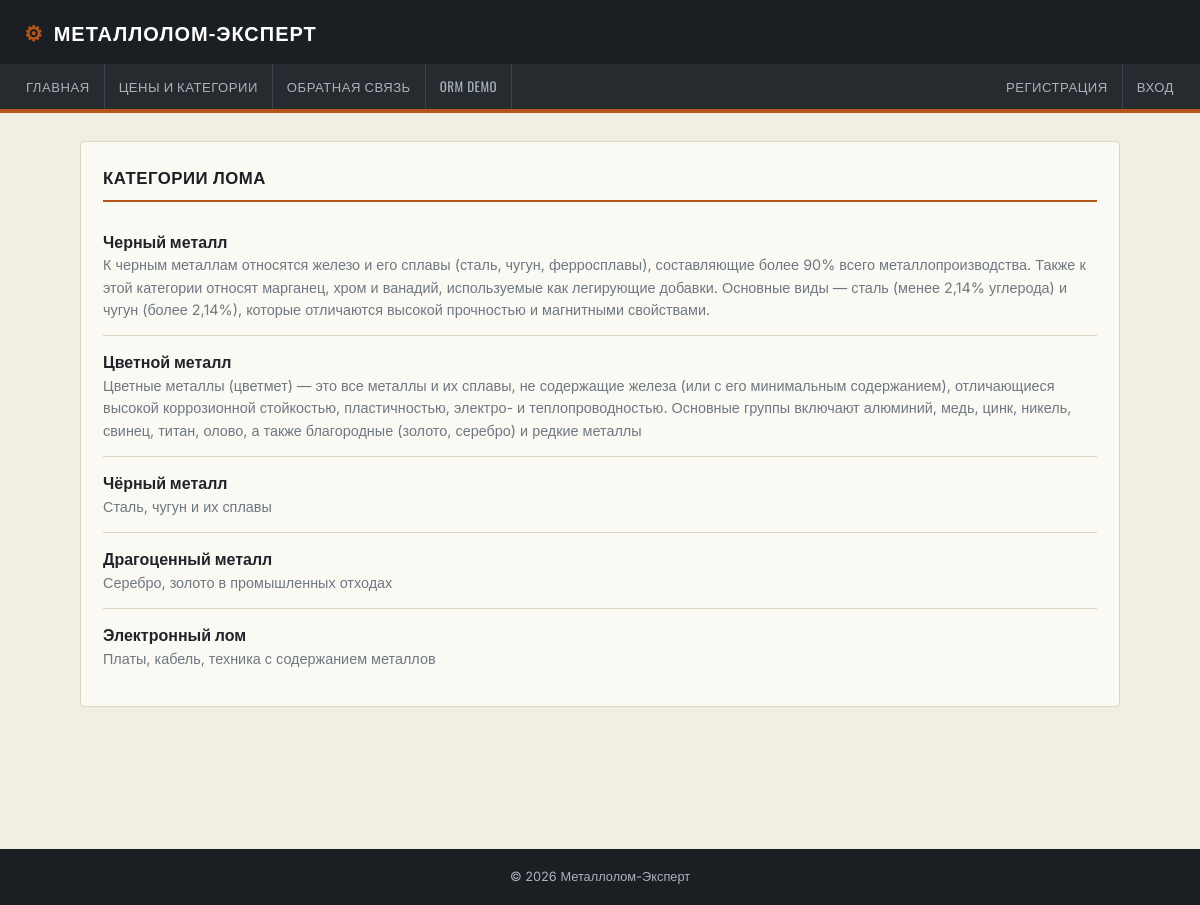
Page /categories/ on the committed database.
### met/models.py (models this page shows, shortened)
class Category(models.Model):
    id = models.AutoField(primary_key=True)
    title = models.CharField(max_length=255, verbose_name='Название')
    description = models.TextField(verbose_name='Описание')
    class Meta:
        verbose_name = 'Категория'
        verbose_name_plural = 'Категории'

### met/views.py (the view)
# urls.py: path('categories/', views.category_list, name='category_list'),
def category_list(request):
    categories = Category.objects.all()
    return render(request, 'category_list.html', {'categories': categories})

### met/context_processors.py (called while the page is built)
def session_user(request):
    user_id = request.session.get('user_id')
    if not user_id:
        return {'current_user': None}
    try:
        current_user = User.objects.select_related('role_id').get(pk=user_id)
    except User.DoesNotExist:
        current_user = None
    return {'current_user': current_user}

### met/templates/Category_list.html (shortened to what this page needs)
{% extends "base.html" %}
{% block content %}
<div class="card">
    <h2>Категории лома</h2>
    {% for c in categories %}
        <div class="list-row">
            <div>
                <strong>{{ c.title }}</strong>
                <div style="color:var(--steel-500); font-size:.9rem;">{{ c.description }}</div>
            </div>
        </div>
    {% empty %}
        <p style="color:var(--steel-500);">Категорий пока нет.</p>
    {% endfor %}
</div>
{% endblock %}

### met/templates/base.html (style rules this page uses)
:root { --steel-900:#1B1F23; --steel-800:#262B30; --steel-700:#3A414B; --steel-500:#6E7882; --steel-300:#AAB2B9; --paper:#F2EEE3; --paper-card:#FBF9F3; --paper-line:#DAD3C2; --copper:#B5551B; --copper-dark:#8C4114; --brass:#C9A227; --safety-green:#2F7A1F; --hazard-red:#A9362A; --ink:#20242A; --radius:4px; }
* { box-sizing:border-box; }
body { margin:0;font-family:'Inter',sans-serif;background:var(--paper);color:var(--ink);line-height:1.55; }
h1,h2,h3 { font-family:'Oswald',sans-serif;text-transform:uppercase;letter-spacing:.5px;color:var(--steel-900); }
.card { background:var(--paper-card);border:1px solid var(--paper-line);border-radius:var(--radius); padding:22px;margin-bottom:22px; }
.card h2 { margin-top:0;border-bottom:2px solid var(--copper);padding-bottom:10px;font-size:1.05rem; }
.list-row { display:flex;justify-content:space-between;align-items:center;padding:14px 0;border-bottom:1px solid var(--paper-line);gap:14px;flex-wrap:wrap; }
.list-row:last-child { border-bottom:none; }

### rows in the picture
Category: title "Черный металл", description "К черным металлам относятся железо и его сплавы (сталь, чугун, ферросплавы), составляющие более 90% всего металлопроизводства. Также к этой категории относят марганец, хром и ванадий, используемые как легирующие добавки. Основные виды — сталь (менее 2,14% углерода) и чугун (более 2,14%), которые отличаются высокой прочностью и магнитными свойствами."
Category: title "Цветной металл", description "Цветные металлы (цветмет) — это все металлы и их сплавы, не содержащие железа (или с его минимальным содержанием), отличающиеся высокой коррозионной стойкостью, пластичностью, электро- и теплопроводностью. Основные группы включают алюминий, медь, цинк, никель, свинец, титан, олово, а также благородные (золото, серебро) и редкие металлы"
Category: title "Чёрный металл", description "Сталь, чугун и их сплавы"
Category: title "Драгоценный металл", description "Серебро, золото в промышленных отходах"
Category: title "Электронный лом", description "Платы, кабель, техника с содержанием металлов"
